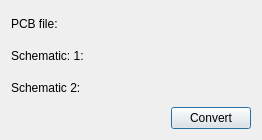
<?xml version="1.0" encoding="UTF-8"?>
<ui version="4.0">
 <class>DialogAccelAsciiImport</class>
 <widget class="QDialog" name="DialogAccelAsciiImport">
  <property name="geometry">
   <rect>
    <x>0</x>
    <y>0</y>
    <width>262</width>
    <height>140</height>
   </rect>
  </property>
  <property name="windowTitle">
   <string>Dialog</string>
  </property>
  <layout class="QGridLayout" name="gridLayout">
   <item row="0" column="0">
    <widget class="QLabel" name="label">
     <property name="text">
      <string>PCB file:</string>
     </property>
    </widget>
   </item>
   <item row="0" column="2">
    <widget class="QPathEdit" name="patheditPCBFile"/>
   </item>
   <item row="1" column="0">
    <widget class="QLabel" name="label_2">
     <property name="text">
      <string>Schematic: 1:</string>
     </property>
    </widget>
   </item>
   <item row="2" column="0" colspan="2">
    <widget class="QLabel" name="label_3">
     <property name="text">
      <string>Schematic 2:</string>
     </property>
    </widget>
   </item>
   <item row="2" column="2">
    <widget class="QPathEdit" name="patheditSch2"/>
   </item>
   <item row="1" column="2">
    <widget class="QPathEdit" name="patheditSch1"/>
   </item>
   <item row="3" column="2">
    <widget class="QPushButton" name="pushButtonConvert">
     <property name="text">
      <string>Convert</string>
     </property>
    </widget>
   </item>
  </layout>
 </widget>
 <customwidgets>
  <customwidget>
   <class>QPathEdit</class>
   <extends>QWidget</extends>
   <header>qpathedit.h</header>
  </customwidget>
 </customwidgets>
 <resources/>
 <connections/>
</ui>
